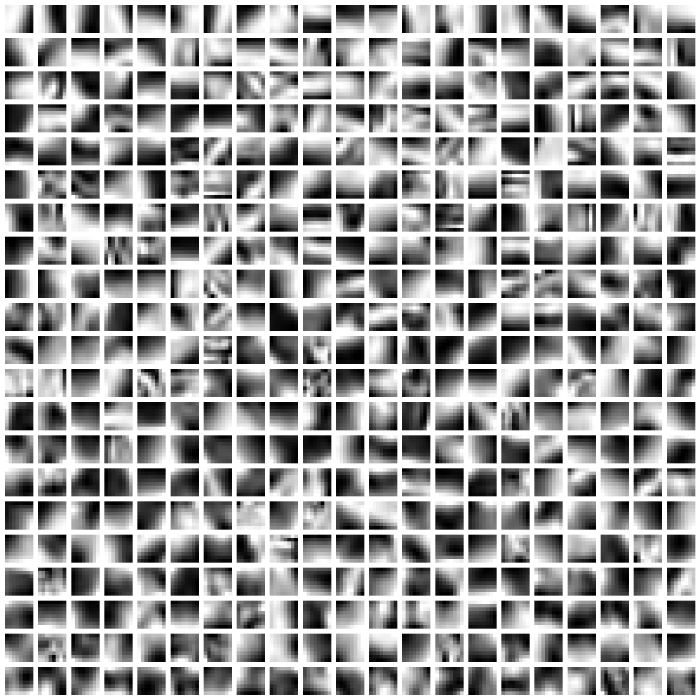
#> input picture sample_run/dictionary.png, 2100 x 2100 px (shown at 1/3 size); its folder holds only this picture in this run
$ python -i utils.py   (imports and definitions only)
#> lines starting #> are read from the running program, lines starting #| are printed output that depends on the picture
from pathlib import Path
from typing import Optional, Tuple, Dict

import numpy as np
from numpy.typing import NDArray
import matplotlib.pyplot as plt

from sklearn import datasets
from skimage import transform
from PIL import Image
import einops


def center_crop(image: NDArray, crop_size: int) -> NDArray:
    """Center crop image.

    Args:
        image: Image as numpy array.
        crop_size: Size of crop.

    Returns:
        Cropped image as numpy array.
    """
    h, w = image.shape[:2]
    h_start = (h - crop_size) // 2
    w_start = (w - crop_size) // 2
    return image[h_start : h_start + crop_size, w_start : w_start + crop_size]


def load_image(path: str, size: int = 256, rgb: bool = False) -> NDArray:
    """Load image from path and convert to numpy array.

    Args:
        path: Path to image.
        size: Size of image.
        rgb: If True, load as RGB or grayscale, otherwise load as grayscale.

    Returns:
        Image as numpy array.
    """
#> called with path = '../sample_run/dictionary.png', size = 256, rgb = False
    if rgb:
        image = Image.open(path).convert("RGB")
    else:
        image = Image.open(path).convert("L")

    current_size = image.size
#> current_size = (2100, 2100)
    ratio = size / max(current_size)
#> ratio = 0.122
    new_size = tuple([int(x * ratio) for x in current_size])
#> new_size = (256, 256)
    image.resize(new_size)

    image = np.array(image) / 255
#> image: shape (2100, 2100) float64
    image = center_crop(image, size)
#> in center_crop, `return image[h_start : h_start + crop_size, w_start : w_start + crop_s..`:
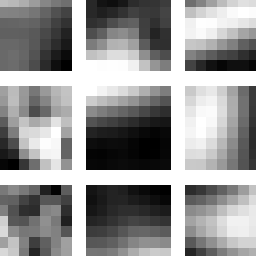
#> returned value: shape (256, 256) float64; min 0, max 1, mean 0.58

    return image


# [229 lines left out: functions image_to_patches, load_dataset_from_dir, load_faces, learned_dictionary_patches, display_patches, display_images and 5 more, not called in this run]

>>> result = load_image('../sample_run/dictionary.png')

$ run again, on sample_run/reconstruction-0.0.png
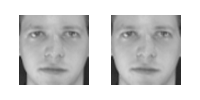
#> input picture sample_run/reconstruction-0.0.png, 200 x 100 px
#> in center_crop, `return image[h_start : h_start + crop_size, w_start : w_start + crop_s..`:
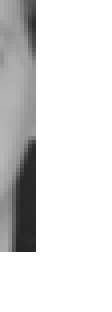
#> returned value: shape (78, 28) float64 (shown 4 times larger); min 0.141, max 1, mean 0.871

$ run again, on sample_run/reconstruction-70.0.png
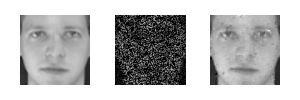
#> input picture sample_run/reconstruction-70.0.png, 300 x 100 px
#> in center_crop, `return image[h_start : h_start + crop_size, w_start : w_start + crop_s..`:
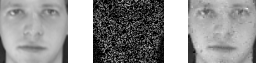
#> returned value: shape (78, 256) float64; min 0, max 1, mean 0.664
